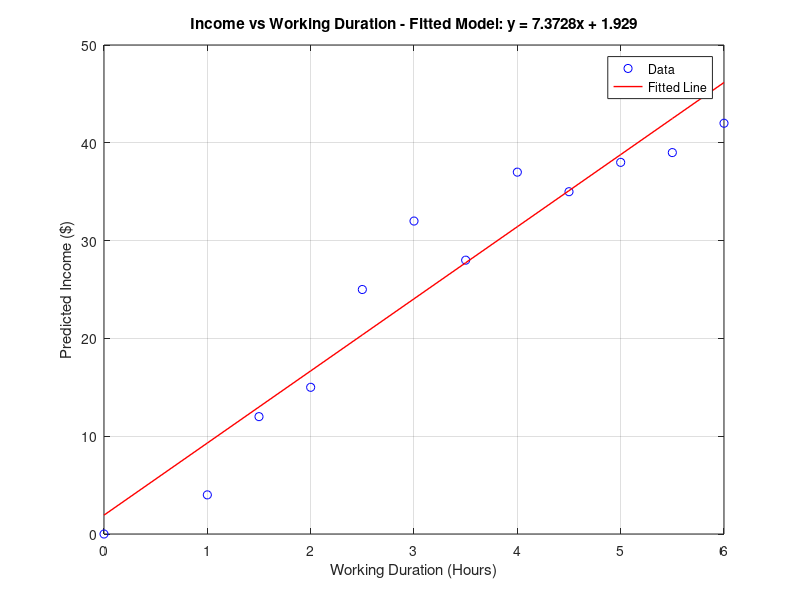

MATLAB code for this plot:
working_duration = 1:1/2:6
income = [4 12 15 25 32 28 37 35 38 39 42]

general_working_duration = [0 working_duration]
general_income           = [0 income]

plot(general_working_duration, general_income, "ro")
hold on
xlabel("Working Duration (Hours)")
ylabel("Income ($)")
title("Income vs Working Duration")
grid on;
hold off

p = polyfit(general_working_duration, general_income, 1)

disp(['Proportionality (k): ', num2str(p(1))]);

disp(['Fitted Model: Income = (' num2str(p(1)) ' x Hours) + ' num2str(p(2))]);

predicted_incomes = polyval(p, general_working_duration)
plot(general_working_duration, general_income, 'bo', general_working_duration, predicted_incomes, 'r-', 'LineWidth', 1);
hold on;
xlabel("Working Duration (Hours)");
ylabel("Predicted Income ($)");
title(['Income vs Working Duration - Fitted Model: y = ' num2str(p(1)) 'x + ' num2str(p(2))]);
legend('Data', 'Fitted Line');
grid on;
hold off;

predicted_income_for_4_15_hours = polyval(p, 4.15)

duration_for_50 = (50 - p(2))/p(1)
